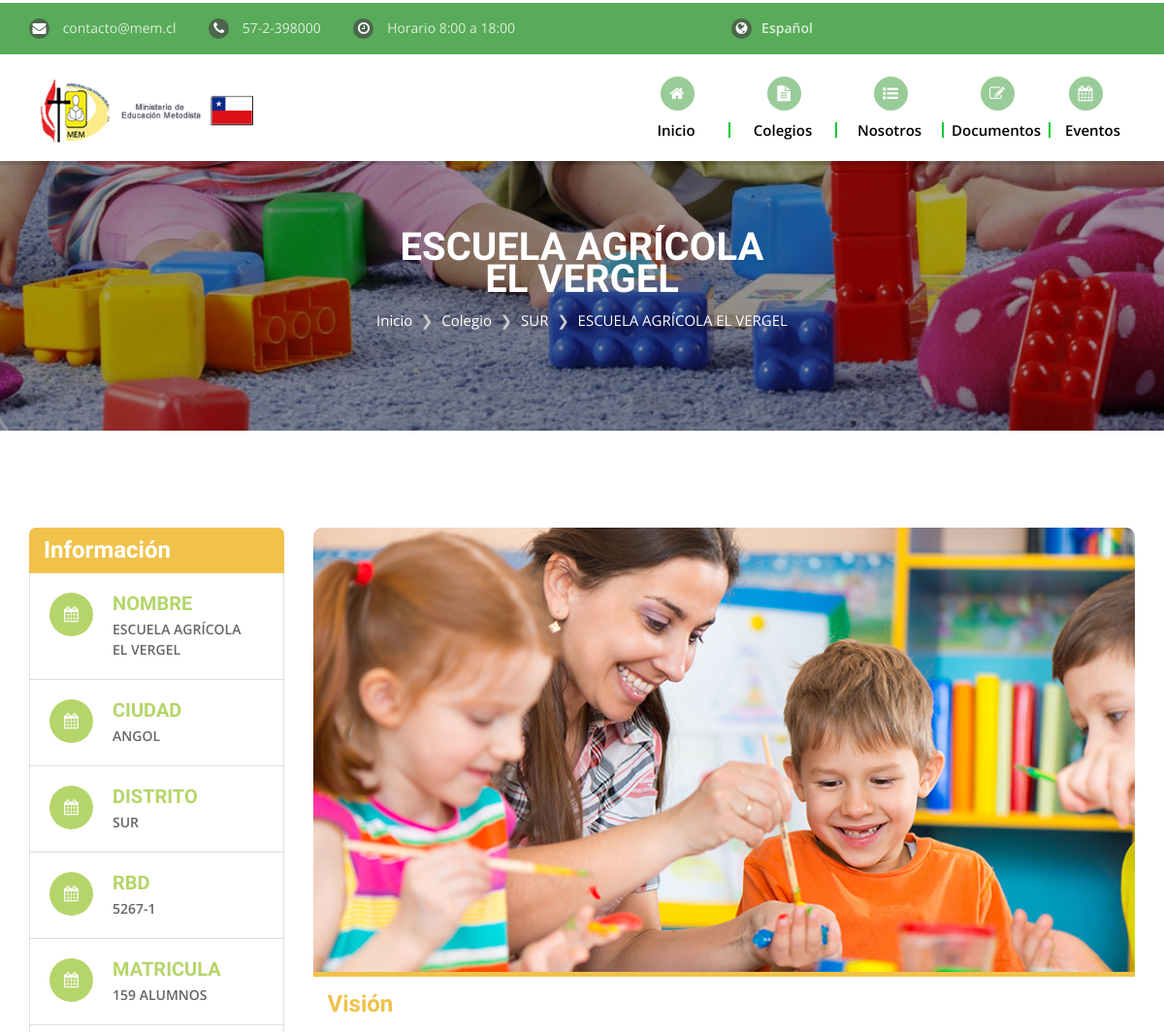
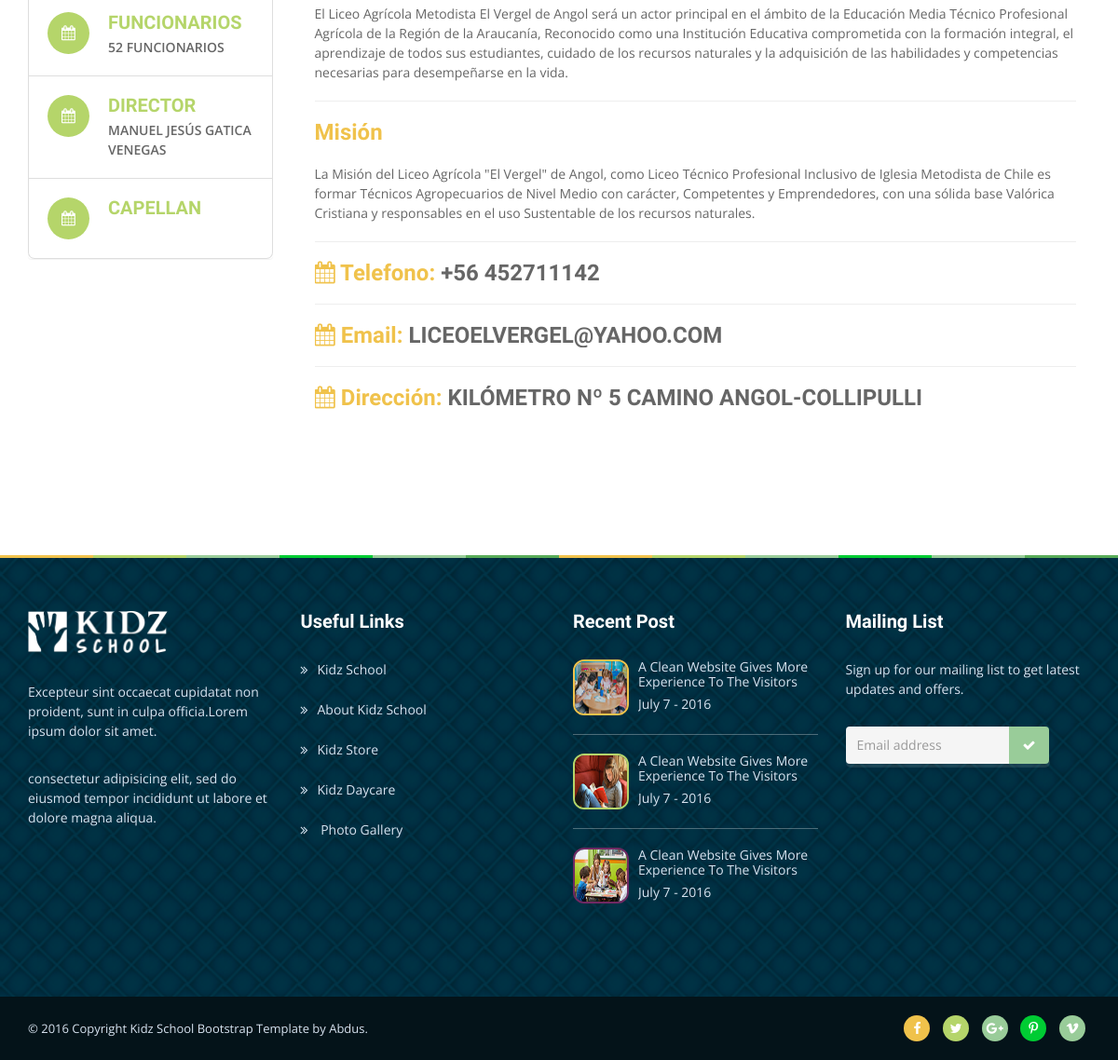
The app's page /colegio.php?id=2 with its own data (2 pictures, top to bottom).
### tables this page shows
CREATE TABLE IF NOT EXISTS `institucion` (
  `id` int(11) NOT NULL,
  `nombre` varchar(100) NOT NULL,
  `rbd` varchar(15) NOT NULL,
  `direccion` varchar(100) NOT NULL,
  `ciudad` varchar(100) NOT NULL,
  `distrito` varchar(100) NOT NULL,
  `telefono` varchar(15) NOT NULL,
  `email` varchar(100) NOT NULL,
  `web` varchar(100) DEFAULT NULL,
  `director` varchar(100) DEFAULT NULL,
  `capellan` varchar(100) DEFAULT NULL,
  `funcionarios` int(11) DEFAULT NULL,
  `vision` varchar(10000) DEFAULT NULL,
  `mision` varchar(10000) DEFAULT NULL,
  `matricula` int(11) NOT NULL
);

### colegio.php (the view, shortened to what the rows shown need)
<?php
include("conexion.php");
$id = $_GET["id"];
?>
<!DOCTYPE html>
<html lang="es">
<head>
  <link href="plugins/jquery-ui/jquery-ui.css" rel="stylesheet">
  <link href="plugins/bootstrap/css/bootstrap.min.css" rel="stylesheet">
  <link href="plugins/font-awesome/css/font-awesome.min.css" rel="stylesheet">
  <link rel="stylesheet" type="text/css" href="plugins/rs-plugin/css/settings.css" media="screen">
  <link rel="stylesheet" type="text/css" href="plugins/selectbox/select_option1.css">
  <link rel="stylesheet" type="text/css" href="plugins/owl-carousel/owl.carousel.css" media="screen">
  <link rel="stylesheet" type="text/css" href="plugins/isotope/jquery.fancybox.css">
  <link rel="stylesheet" type="text/css" href="plugins/isotope/isotope.css">
  <link href="css/style.css" rel="stylesheet">
  <link rel="stylesheet" href="css/default.css" id="option_color">
</head>
<body class="body-wrapper">
  <div class="main-wrapper">
<?php
$array = Colegio($id);
$dato = $array->fetch_assoc();
?>
    <section class="pageTitleSection">
      <div class="container">
        <div class="pageTitleInfo">
          <h2><?php echo utf8_encode($dato['nombre']); ?></h2>
          <ol class="breadcrumb">
            <li><a href="index.html">Inicio</a></li>
            <li>Colegio</li>
            <li><?php echo utf8_encode($dato['distrito']); ?></li>
            <li class="active"><?php echo utf8_encode(str_replace("<br>","",$dato['nombre'])); ?></li>
          </ol>
        </div>
      </div>
    </section>
    <section class="mainContent full-width clearfix courseSingleSection">
      <div class="container">
        <div class="row">
          <div class="col-md-9 col-sm-8 col-xs-12 block pull-right">
            <div class="thumbnail thumbnailContent alt">
              <div class="caption border-color-1">
                <h3 class="color-1">Visión</h3>
                <p><?php echo utf8_encode($dato['vision']); ?></p>
                <hr>
                <h3 class="color-1">Misión</h3>
                <p><?php echo utf8_encode($dato['mision']); ?></p>
                <hr>
                <h3 class="color-1"><i class="fa fa-calendar" aria-hidden="true"></i> Telefono: <span style="color: #666666;">+56 <?php echo utf8_encode($dato['telefono']); ?></span></h3>
                <hr>
                <h3 class="color-1"><i class="fa fa-calendar" aria-hidden="true"></i> Email: <span style="color: #666666;"><?php echo utf8_encode($dato['email']); ?></span></h3>
                <hr>
                <h3 class="color-1"><i class="fa fa-calendar" aria-hidden="true"></i> Dirección: <span style="color: #666666;"><?php echo utf8_encode($dato['direccion']); ?></span></h3>
              </div>
            </div>
          </div>
          <div class="col-md-3 col-sm-4 col-xs-12 pull-left">
            <aside>
              <div class="rightSidebar">
                <div class="panel panel-default">
                  <div class="panel-body">
                    <ul class="media-list">
                      <li class="media">
                        <div class="media-body iconContent">
                          <h4 class="media-heading color-2">Nombre</h4>
                          <p><?php echo utf8_encode($dato['nombre']); ?></p>
                        </div>
                      </li>
                      <li class="media">
                        <div class="media-body iconContent">
                          <h4 class="media-heading color-2">Ciudad</h4>
                          <p><?php echo utf8_encode($dato['ciudad']); ?></p>
                        </div>
                      </li>
                      <li class="media">
                        <div class="media-body iconContent">
                          <h4 class="media-heading color-2">Distrito</h4>
                          <p><?php echo utf8_encode($dato['distrito']); ?></p>
                        </div>
                      </li>
                      <li class="media">
                        <div class="media-body iconContent">
                          <h4 class="media-heading color-2">RBD</h4>
                          <p><?php echo utf8_encode($dato['rbd']); ?></p>
                        </div>
                      </li>
                      <li class="media">
                        <div class="media-body iconContent">
                          <h4 class="media-heading color-2">Matricula</h4>
                          <p><?php echo utf8_encode($dato['matricula']); ?> ALUMNOS</p>
                        </div>
                      </li>
                      <li class="media">
                        <div class="media-body iconContent">
                          <h4 class="media-heading color-2">Funcionarios</h4>
                          <p><?php echo utf8_encode($dato['funcionarios']); ?> FUNCIONARIOS</p>
                        </div>
                      </li>
                      <li class="media">
                        <div class="media-body iconContent">
                          <h4 class="media-heading color-2">Director</h4>
                          <p><?php echo utf8_encode($dato['director']); ?></p>
                        </div>
                      </li>
                    </ul>
                  </div>
                </div>
              </div>
            </aside>
          </div>
        </div>
      </div>
    </section>
</div>
</body>
</html>

### records on screen
institucion: nombre "ESCUELA AGRÍCOLA EL VERGEL", distrito "SUR", vision "El Liceo Agrícola Metodista El Vergel de Angol será un actor principal en el ámbito de la Educación Media Técnico Profesional Agrícola de la Región de la Araucanía, Reconocido como una Institución Educativa comprometida con la formación integral, el aprendizaje de todos sus estudiantes, cuidado de los recursos naturales y la adquisición de las habilidades y competencias necesarias para desempeñarse en la vida.", mision "La Misión del Liceo Agrícola \"El Vergel\" de Angol, como Liceo Técnico Profesional Inclusivo de Iglesia Metodista de Chile es formar Técnicos Agropecuarios de Nivel Medio con carácter, Competentes y Emprendedores, con una sólida base Valórica Cristiana y responsables en el uso Sustentable de los recursos naturales.", telefono "452711142", email "LICEOELVERGEL@YAHOO.COM", direccion "KILÓMETRO Nº 5 CAMINO ANGOL-COLLIPULLI", ciudad "ANGOL", rbd "5267-1", matricula "159", funcionarios "52", director "MANUEL JESÚS GATICA VENEGAS"
